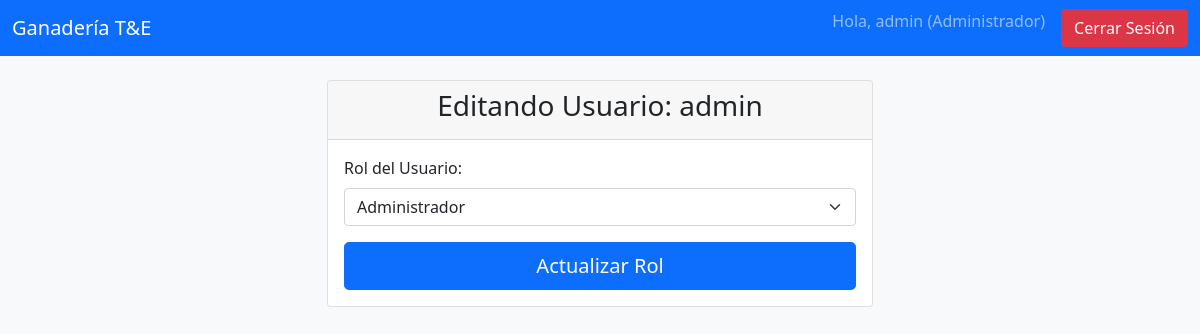
/user/edit/1 (signed in), run on the app's committed database.
### app.py (models this page shows)
class User(db.Model):
    id = db.Column(db.Integer, primary_key=True)
    username = db.Column(db.String(80), unique=True, nullable=False)
    password_hash = db.Column(db.String(128), nullable=False)
    rol = db.Column(db.String(50), nullable=False)
    conteos = db.relationship('Conteo', backref='cuidador', lazy=True)

### app.py (the view)
@app.route('/user/edit/<int:user_id>', methods=['GET', 'POST'])
def edit_user(user_id):
    if 'user_id' not in session or session['user_rol'] != 'Administrador': return redirect(url_for('login'))
    user_a_editar = User.query.get_or_404(user_id)
    if request.method == 'POST':
        user_a_editar.rol = request.form['rol']
        db.session.commit()
        flash(f'El rol del usuario {user_a_editar.username} ha sido actualizado.', 'success')
        return redirect(url_for('gestionar_usuarios'))
    return render_template('edit_user.html', user=user_a_editar)

### Templates/edit_user.html (shortened to what this page needs)
{% extends "base.html" %}
{% block content %}
<div class="row justify-content-center">
    <div class="col-md-8 col-lg-6">
        <div class="card">
            <div class="card-header">
                <h3 class="card-title text-center">Editando Usuario: {{ user.username }}</h3>
            </div>
            <div class="card-body">
                <form action="{{ url_for('edit_user', user_id=user.id) }}" method="post">
                    <div class="mb-3">
                        <label for="rol" class="form-label">Rol del Usuario:</label>
                        <select id="rol" name="rol" class="form-select" required>
                            <option value="Administrador" {% if user.rol == 'Administrador' %}selected{% endif %}>Administrador</option>
                        </select>
                    </div>
                    <div class="d-grid">
                        <button type="submit" class="btn btn-primary btn-lg">Actualizar Rol</button>
                    </div>
                </form>
            </div>
        </div>
    </div>
</div>
{% endblock %}

### Templates/base.html (shortened to what this page needs)
<!doctype html>
<html lang="es">
  <head>
    <link href="https://cdn.jsdelivr.net/npm/bootstrap@5.1.3/dist/css/bootstrap.min.css" rel="stylesheet">
  </head>
  <body>
    <nav class="navbar navbar-expand-lg navbar-dark bg-primary">
        <div class="container-fluid">
            <a class="navbar-brand" href="{{ url_for('index') }}">Ganadería T&E</a>
            <div class="collapse navbar-collapse">
                <ul class="navbar-nav ms-auto">
                    {% if session.user_id %}
                        <li class="nav-item">
                            <span class="navbar-text me-3">
                                Hola, {{ session.username }} ({{ session.user_rol }})
                            </span>
                        </li>
                        <li class="nav-item">
                            <a class="btn btn-danger" href="{{ url_for('logout') }}">Cerrar Sesión</a>
                        </li>
                    {% endif %}
                </ul>
            </div>
        </div>
    </nav>
    <div class="container mt-4">
        {% block content %}{% endblock %}
    </div>
  </body>
</html>

### Templates/base.html (style rules this page uses)
body { background-color: #f8f9fa; }

### data on the page
User: username "admin", user_rol "Administrador", rol "Administrador"
